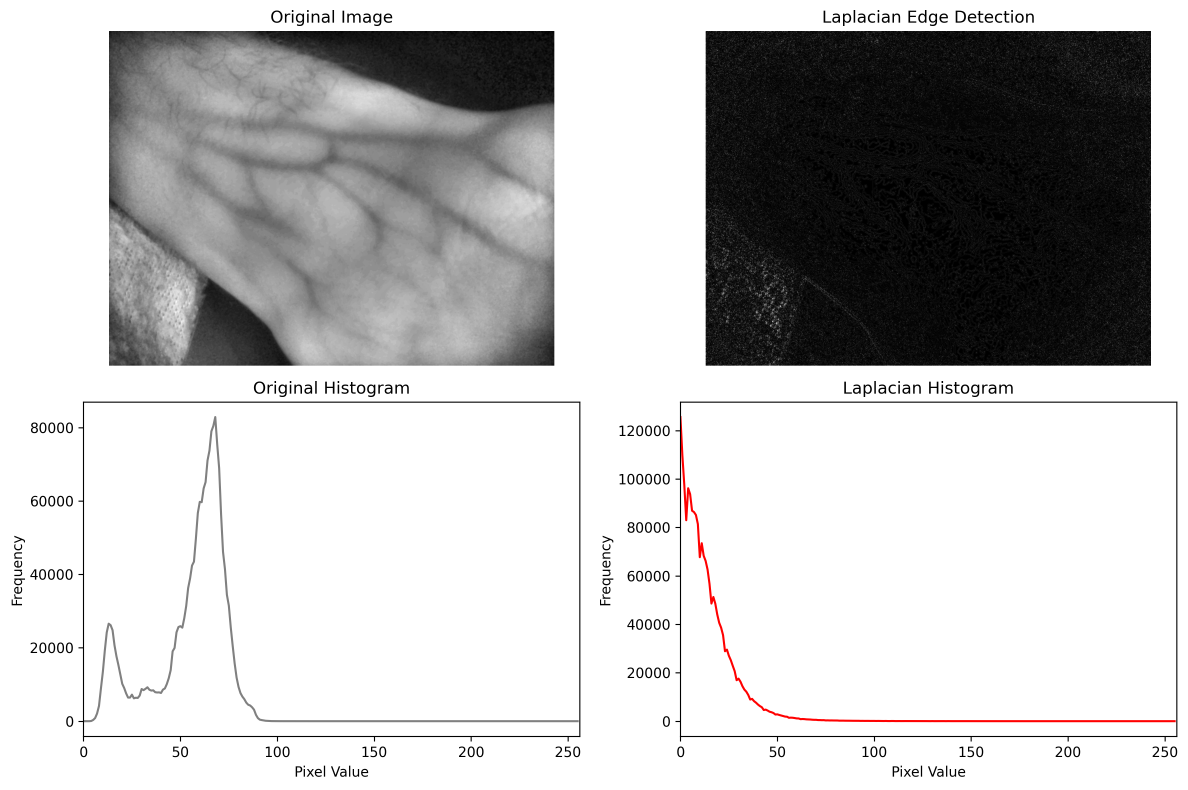
#> input picture legacy/Image_Processing/Laplacian_ED/input_gray_clahe_medianblur_histogram.png, 3564 x 2369 px (shown at 1/3 size)
$ python -i LED.py   (imports and definitions only)   (older library calls are emulated)
#> lines starting #> are read from the running program, lines starting #| are printed output that depends on the picture; after the words box and inside, x2 and y2 are one past the last pixel; in counts of white or black regions, pixels touching at a corner belong together
import cv2
import numpy as np
import os
import sys
import time
import matplotlib.pyplot as plt
from datetime import datetime
from matplotlib.gridspec import GridSpec

def laplacian_edge_detection(input_path, output_dir, kernel_size=3, threshold=None, output_format='jpg', quality=95, create_visualizations=True):
    """
    Apply Laplacian edge detection with improved normalization and thresholding.

    Args:
        input_path: Path to the input image
        output_dir: Directory to save the output image
        kernel_size: Size of the Laplacian kernel (1, 3, 5, or 7)
        threshold: Threshold value for binary edge map (0-255, None for automatic)
        output_format: Output image format ('jpg', 'png', etc.)
        quality: JPEG quality (0-100), only applicable for JPEG
        create_visualizations: Whether to create research visualizations

    Returns:
        tuple: (edge_image, metadata_dict)
    """
#> called with output_dir = 'out.png', kernel_size = 3, output_format = 'jpg', quality = 95, create_visualizations = True
    # Check if input file exists
    if not os.path.isfile(input_path):
        # List files in current directory to help user
        current_dir = os.getcwd()
        files = os.listdir(current_dir)
        image_files = [f for f in files if f.lower().endswith(('.png', '.jpg', '.jpeg', '.bmp', '.tiff'))]

        error_msg = f"Error: Could not read image at {input_path}\n"
        error_msg += f"Current directory: {current_dir}\n"
        if image_files:
            error_msg += f"Available image files: {', '.join(image_files)}"
        else:
            error_msg += "No image files found in current directory"

        raise FileNotFoundError(error_msg)

    # Read the image
    image = cv2.imread(input_path)
#> image is the input picture: shape (2369, 3564, 3); mean B, G, R 193.4, 193.4, 193.9
    if image is None:
        raise FileNotFoundError(f"Could not read image at {input_path}")

    # Convert to grayscale if needed
    if len(image.shape) == 3:
        gray = cv2.cvtColor(image, cv2.COLOR_BGR2GRAY)
        color_image = image.copy()
    else:
        gray = image.copy()
        color_image = cv2.cvtColor(gray, cv2.COLOR_GRAY2BGR)

    # Store original for comparison
    original = gray.copy()

    # Apply Gaussian blur to reduce noise (optional but recommended for Laplacian)
    blurred = cv2.GaussianBlur(gray, (3, 3), 0)

    # Apply Laplacian edge detection
    start_time = time.time()
    laplacian = cv2.Laplacian(blurred, cv2.CV_64F, ksize=kernel_size)
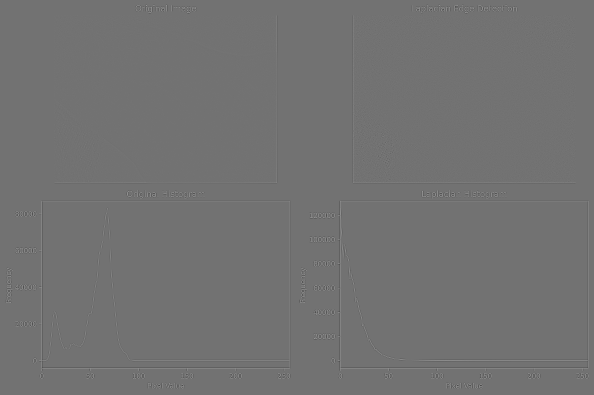
#> laplacian: shape (2369, 3564) float64 (shown at 1/6 size); min -526, max 644, mean 0; drawn with min black and max white

    # Normalize the Laplacian to 0-255 range for better visualization
    # First, get the absolute values
    laplacian_abs = np.absolute(laplacian)

    # Then normalize to 0-255
    laplacian_norm = cv2.normalize(laplacian_abs, None, 0, 255, cv2.NORM_MINMAX, cv2.CV_8U)

    # Apply threshold to create a binary edge map
    if threshold is None:
        # Use Otsu's method to automatically determine the threshold
        _, edge_binary = cv2.threshold(laplacian_norm, 0, 255, cv2.THRESH_BINARY + cv2.THRESH_OTSU)
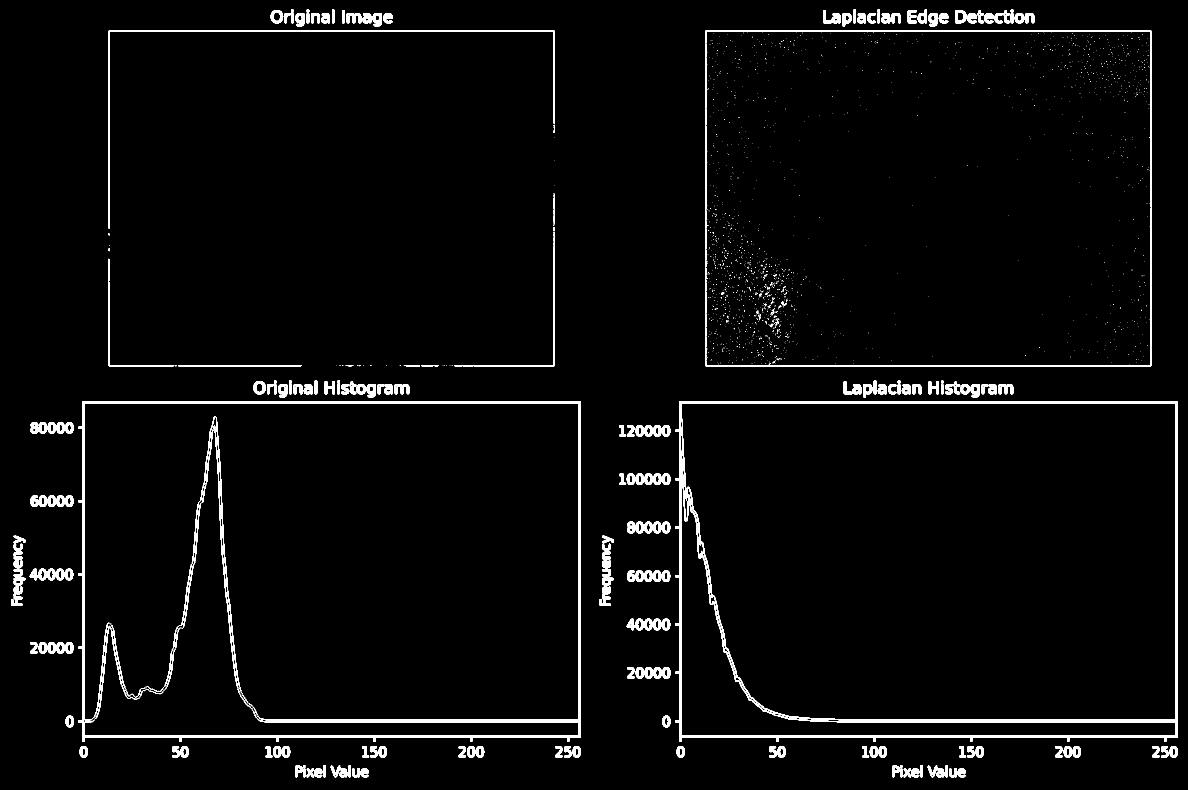
#> edge_binary: shape (2369, 3564) (shown at 1/3 size); 2.7% white; 2087 white regions (1858 under 20 px), largest, box (x1, y1, x2, y2) and area: (2025, 1203, 3534, 2226) 48462, (234, 1203, 1743, 2226) 39696, (2115, 91, 3455, 1099) 18533
    else:
        # Use the provided threshold
        _, edge_binary = cv2.threshold(laplacian_norm, threshold, 255, cv2.THRESH_BINARY)

    processing_time = time.time() - start_time

    # Create output directory if it doesn't exist
    os.makedirs(output_dir, exist_ok=True)

    # Initialize visualization paths
    comparison_path = None
    histogram_path = None
    edge_strength_path = None
    metrics_path = None
    kernel_analysis_path = None
    edge_overlay_path = None

    # Save output
    base_name = os.path.splitext(os.path.basename(input_path))[0]

    # Save normalized Laplacian result
    norm_path = os.path.join(output_dir, f"{base_name}_laplacian_norm.{output_format}")
    try:
        if output_format.lower() == 'jpg' or output_format.lower() == 'jpeg':
            cv2.imwrite(norm_path, laplacian_norm, [cv2.IMWRITE_JPEG_QUALITY, quality])
        elif output_format.lower() == 'png':
            cv2.imwrite(norm_path, laplacian_norm, [cv2.IMWRITE_PNG_COMPRESSION, 9])
        else:
            cv2.imwrite(norm_path, laplacian_norm)
    except Exception as e:
        raise RuntimeError(f"Error saving normalized Laplacian image: {str(e)}")

    # Save binary edge map
    binary_path = os.path.join(output_dir, f"{base_name}_laplacian_binary.{output_format}")
    try:
        if output_format.lower() == 'jpg' or output_format.lower() == 'jpeg':
            cv2.imwrite(binary_path, edge_binary, [cv2.IMWRITE_JPEG_QUALITY, quality])
        elif output_format.lower() == 'png':
            cv2.imwrite(binary_path, edge_binary, [cv2.IMWRITE_PNG_COMPRESSION, 9])
        else:
            cv2.imwrite(binary_path, edge_binary)
    except Exception as e:
        raise RuntimeError(f"Error saving binary edge image: {str(e)}")

    # Create research visualizations if requested
    if create_visualizations:
        # Create comparison image
        comparison_path = os.path.join(output_dir, f"{base_name}_comparison.{output_format}")
        create_comparison_image(color_image, laplacian_norm, comparison_path, output_format, quality)

        # Create histogram analysis
        histogram_path = os.path.join(output_dir, f"{base_name}_histogram.png")
        create_histogram_analysis(original, laplacian_norm, histogram_path)

        # Create edge strength distribution
        edge_strength_path = os.path.join(output_dir, f"{base_name}_edge_strength.png")
        create_edge_strength_distribution(laplacian_norm, edge_strength_path)

        # Create metrics visualization
        metrics_path = os.path.join(output_dir, f"{base_name}_metrics.png")
        create_metrics_visualization(original, laplacian_norm, edge_binary, processing_time, kernel_size, threshold, metrics_path)

        # Create kernel analysis
        kernel_analysis_path = os.path.join(output_dir, f"{base_name}_kernel_analysis.png")
        create_kernel_analysis(original, kernel_analysis_path)

        # Create edge overlay
        edge_overlay_path = os.path.join(output_dir, f"{base_name}_edge_overlay.{output_format}")
        create_edge_overlay(color_image, edge_binary, edge_overlay_path, output_format, quality)

    # Calculate statistics
    total_pixels = original.size
    edge_pixels = np.count_nonzero(edge_binary)
    non_edge_pixels = total_pixels - edge_pixels
    edge_density = edge_pixels / total_pixels

    # Calculate edge strength statistics
    edge_strength_mean = np.mean(laplacian_norm)
    edge_strength_std = np.std(laplacian_norm)
    edge_strength_min = np.min(laplacian_norm)
    edge_strength_max = np.max(laplacian_norm)

    # Calculate edge strength in non-zero regions only
    non_zero_laplacian = laplacian_norm[laplacian_norm > 0]
    if non_zero_laplacian.size > 0:
        non_zero_mean = np.mean(non_zero_laplacian)
        non_zero_std = np.std(non_zero_laplacian)
    else:
        non_zero_mean = 0
        non_zero_std = 0

    # Get file sizes
    input_stats = os.stat(input_path)
    norm_stats = os.stat(norm_path)
    binary_stats = os.stat(binary_path)

    # Gather metadata
    height, width = original.shape
    info = {
        "Input Image Path": input_path,
        "Laplacian Normalized Path": norm_path,
        "Laplacian Binary Path": binary_path,
        "Comparison Image Path": comparison_path,
        "Histogram Analysis Path": histogram_path,
        "Edge Strength Distribution Path": edge_strength_path,
        "Metrics Visualization Path": metrics_path,
        "Kernel Analysis Path": kernel_analysis_path,
        "Edge Overlay Path": edge_overlay_path,
        "Image Dimensions": (height, width),
        "Kernel Size": kernel_size,
        "Threshold Used": threshold if threshold is not None else "Otsu's",
        "Total Pixels": total_pixels,
        "Edge Pixels": edge_pixels,
        "Non-Edge Pixels": non_edge_pixels,
        "Edge Density": round(edge_density, 4),
        "Edge Strength Mean": round(edge_strength_mean, 2),
        "Edge Strength Std": round(edge_strength_std, 2),
        "Edge Strength Min": edge_strength_min,
        "Edge Strength Max": edge_strength_max,
        "Non-Zero Edge Strength Mean": round(non_zero_mean, 2),
        "Non-Zero Edge Strength Std": round(non_zero_std, 2),
        "Input File Size (KB)": round(input_stats.st_size / 1024, 2),
        "Laplacian Normalized File Size (KB)": round(norm_stats.st_size / 1024, 2),
        "Laplacian Binary File Size (KB)": round(binary_stats.st_size / 1024, 2),
        "Processing Time (ms)": round(processing_time * 1000, 2),
        "Processing Date": datetime.now().strftime("%Y-%m-%d %H:%M:%S")
    }

    return laplacian_norm, info

def create_comparison_image(color_image, laplacian_norm, save_path, output_format, quality):
    """Create a side-by-side comparison of original and edge-detected images."""
#> called with output_format = 'jpg', quality = 95
    # Get dimensions
    h, w = color_image.shape[:2]

    # Create a new image with twice the width
    comparison = np.zeros((h, w * 2, 3), dtype=np.uint8)

    # Place original image on the left
    comparison[:, :w] = color_image

    # Convert Laplacian to BGR for display
    laplacian_bgr = cv2.cvtColor(laplacian_norm, cv2.COLOR_GRAY2BGR)

    # Place Laplacian image on the right
    comparison[:, w:] = laplacian_bgr
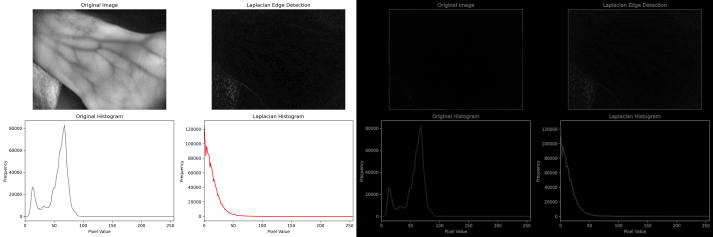
#> comparison: shape (2369, 7128, 3) (shown at 1/10 size); mean B, G, R 98.7, 98.7, 98.9

    # Add text labels
    font = cv2.FONT_HERSHEY_SIMPLEX
    font_scale = 0.7
    font_thickness = 2
    text_color = (255, 255, 255)  # White

    # Add "Original" label
    cv2.putText(comparison, "Original", (10, 30), font, font_scale, text_color, font_thickness)

    # Add "Laplacian Edges" label
    cv2.putText(comparison, "Laplacian Edges", (w + 10, 30), font, font_scale, text_color, font_thickness)

    # Save comparison image
    try:
        if output_format.lower() == 'jpg' or output_format.lower() == 'jpeg':
            cv2.imwrite(save_path, comparison, [cv2.IMWRITE_JPEG_QUALITY, quality])
        elif output_format.lower() == 'png':
            cv2.imwrite(save_path, comparison, [cv2.IMWRITE_PNG_COMPRESSION, 9])
        else:
            cv2.imwrite(save_path, comparison)
    except Exception as e:
        raise RuntimeError(f"Error saving comparison image: {str(e)}")

def create_histogram_analysis(original, laplacian_norm, save_path):
    """Create histogram analysis comparing original and edge-detected images."""
    plt.figure(figsize=(12, 8))

    # Create a 2x2 grid of subplots
    gs = GridSpec(2, 2, width_ratios=[1, 1], height_ratios=[1, 1])

    # Original image
    ax1 = plt.subplot(gs[0, 0])
    ax1.imshow(original, cmap='gray')
    ax1.set_title('Original Image')
    ax1.axis('off')

    # Laplacian image
    ax2 = plt.subplot(gs[0, 1])
    ax2.imshow(laplacian_norm, cmap='gray')
    ax2.set_title('Laplacian Edge Detection')
    ax2.axis('off')

    # Original histogram
    ax3 = plt.subplot(gs[1, 0])
    hist = cv2.calcHist([original], [0], None, [256], [0, 256])
#> hist = 256 values, max 5601699 at index 255, min 132 at index 245, mean 32980.9
    ax3.plot(hist, color='gray')
    ax3.set_xlim([0, 256])
    ax3.set_title('Original Histogram')
    ax3.set_xlabel('Pixel Value')
    ax3.set_ylabel('Frequency')

    # Laplacian histogram
    ax4 = plt.subplot(gs[1, 1])
    hist_lap = cv2.calcHist([laplacian_norm], [0], None, [256], [0, 256])
#> hist_lap = 256 values, max 5785568 at index 0, min 0 at index 202, mean 32980.9
    ax4.plot(hist_lap, color='red')
    ax4.set_xlim([0, 256])
    ax4.set_title('Laplacian Histogram')
    ax4.set_xlabel('Pixel Value')
    ax4.set_ylabel('Frequency')

    plt.tight_layout()
    plt.savefig(save_path, dpi=300, bbox_inches='tight')
    plt.close()

def create_edge_strength_distribution(laplacian_norm, save_path):
    """Create edge strength distribution visualization."""
    # Flatten the Laplacian for histogram
    laplacian_flat = laplacian_norm.flatten()

    # Remove zeros for better visualization of edge strengths
    non_zero_laplacian = laplacian_flat[laplacian_flat > 0]

    plt.figure(figsize=(12, 6))

    # Create a 1x2 grid of subplots
    gs = GridSpec(1, 2, width_ratios=[1, 1])

    # Full Laplacian distribution
    ax1 = plt.subplot(gs[0])
    ax1.hist(laplacian_flat, bins=100, color='blue', alpha=0.7)
    ax1.set_title('Full Laplacian Distribution')
    ax1.set_xlabel('Laplacian Value')
    ax1.set_ylabel('Frequency')

    # Non-zero Laplacian distribution
    ax2 = plt.subplot(gs[1])
    ax2.hist(non_zero_laplacian, bins=100, color='red', alpha=0.7)
    ax2.set_title('Non-Zero Laplacian Distribution')
    ax2.set_xlabel('Laplacian Value')
    ax2.set_ylabel('Frequency')

    plt.tight_layout()
    plt.savefig(save_path, dpi=300, bbox_inches='tight')
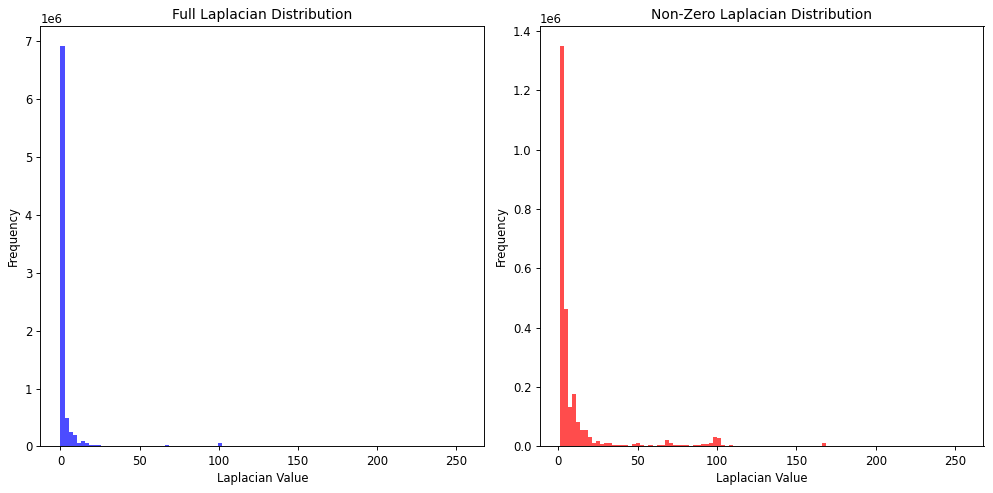
#> figure drawn by matplotlib, 2 panels; panel 1: tallest bar 6917391 high, from x = 0 to 2.55; panel 2: tallest bar 1348810 high, from x = 1 to 3.54
    plt.close()

def create_metrics_visualization(original, laplacian_norm, edge_binary, processing_time, kernel_size, threshold, save_path):
    """Create metrics visualization."""
#> called with processing_time = 0.844, kernel_size = 3
    # Calculate statistics
    total_pixels = original.size
#> (the rest of the program and of its run is left out)
